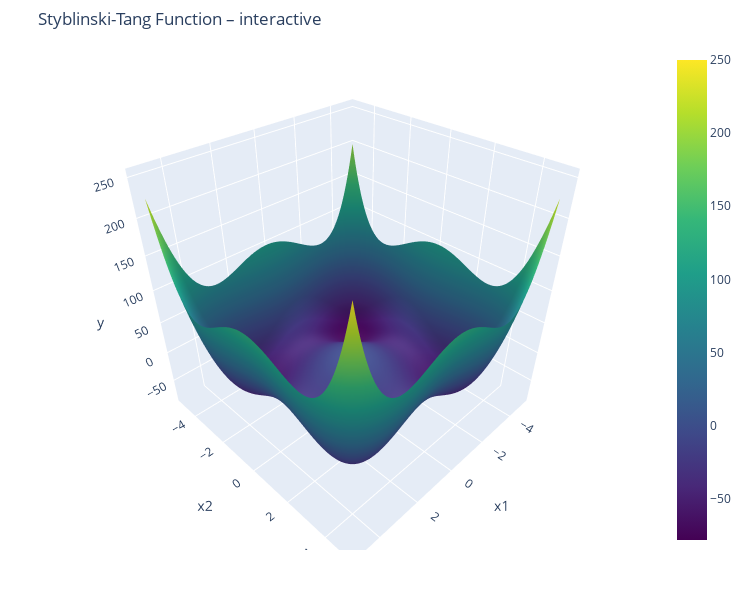

The notebook cell this image was saved under:
### Code cell
fig = go.Figure(
    data=[go.Surface(x=X1, y=X2, z=y, colorscale='Viridis', showscale=True)]
)
fig.update_layout(title='Styblinski-Tang Function – interactive',
                  scene=dict(xaxis_title='x1',
                             yaxis_title='x2',
                             zaxis_title='y'),
                  width=750, height=600,
                  margin=dict(l=50, r=50, b=50, t=50))
fig.show()

### Figure 1 — Plotly figure (JSON) as saved in the notebook; plotly's stock layout.template omitted (floating-point values rounded to 4 significant figures; data arrays with more than 128 entries replaced by an {"elided": "..."} marker saying what was removed)
{"data": [{"colorscale": [[0, "#440154"], [0.1111, "#482878"], [0.2222, "#3e4989"], [0.3333, "#31688e"], [0.4444, "#26828e"], [0.5556, "#1f9e89"], [0.6667, "#35b779"], [0.7778, "#6ece58"], [0.8889, "#b5de2b"], [1, "#fde725"]], "showscale": true, "type": "surface", "x": {"elided": "100x100 float values"}, "y": {"elided": "100x100 float values"}, "z": {"elided": "100x100 float values"}}], "layout": {"height": 600, "margin": {"b": 50, "l": 50, "r": 50, "t": 50}, "scene": {"xaxis": {"title": {"text": "x1"}}, "yaxis": {"title": {"text": "x2"}}, "zaxis": {"title": {"text": "y"}}}, "title": {"text": "Styblinski-Tang Function – interactive"}, "width": 750}}
